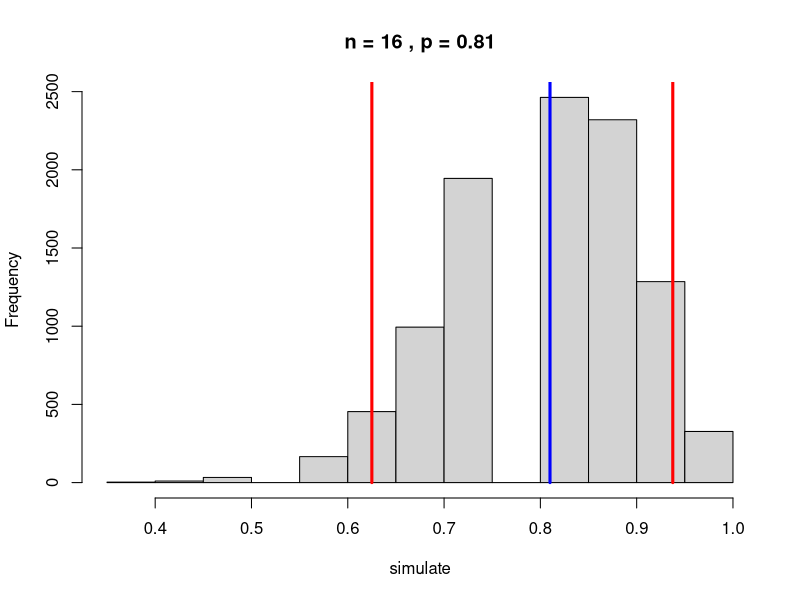
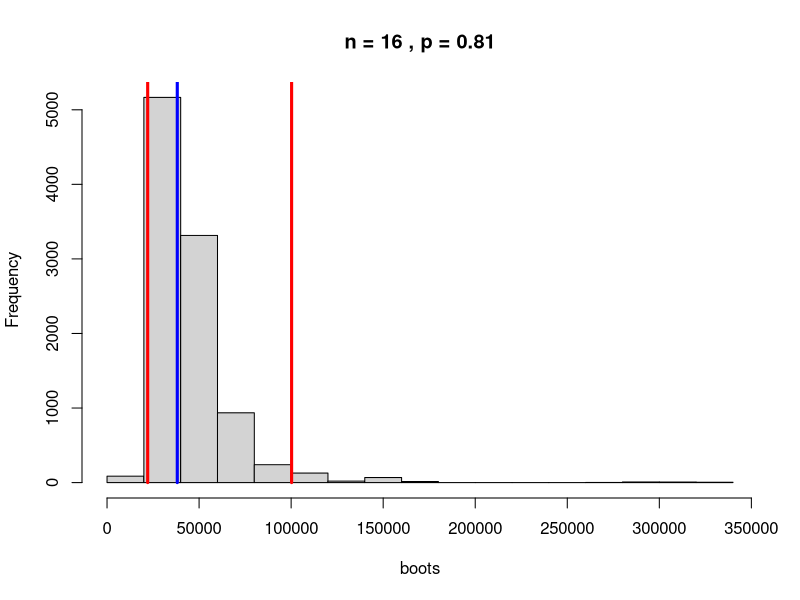

The R script that drew these images, in order:
## ---- chunk 1
p=0.81
n=16
x=13
simulate=rbinom(10000,n,p)/n
hist(simulate,  main = paste("n =", n, ", p =",p))
qs = quantile(simulate, prob = c(.05, .95))
lines(qs[1]*c(1,1), c(0,10^9), col = "red", lwd = 3)
lines(qs[2]*c(1,1), c(0,10^9), col = "red", lwd = 3)
lines(p*c(1,1),c(0,10^9),col = "blue", lwd= 3)

mean(simulate<qs)
## ---- chunk 2
#1) the number of pike in Lake Mendota is total_pop=38153.25
p_hat=8/547
total_pop=558/p_hat

#2)
boots=rep(1,10000)
for (i in 1:10000){
  #i
  d1=rpois(1,(547+558)/2)
  d2=rpois(1,(547+558)/2)
  #ii
  t2=rbinom(1,d2,d1/total_pop)
  #iii
  total_pop_hat=(d1*d2)/t2
  boots[i]=total_pop_hat
}

mean(boots>total_pop)

hist(boots,  main = paste("n =", n, ", p =",p))
qs = quantile(boots, prob = c(.025, .975))
lines(qs[1]*c(1,1), c(0,10^9), col = "red", lwd = 3)
lines(qs[2]*c(1,1), c(0,10^9), col = "red", lwd = 3)
lines(total_pop*c(1,1),c(0,10^9),col = "blue", lwd= 3)



#assumption: 
# 1, independence, the number of success is independence with each other. 
#2, we must have fixed period of time. 
## ---- chunk 3
se=.5/sqrt(111)
## ---- chunk 4
#a)
#h0, the probability to win a game is 0.5
#ha, the probability to win a game is significantly higher than 0.5. 
x=66
n=111
p=x/n
stimu=rbinom(1000000,n,0.5)/n
p1=mean(stimu>=p)
p1

#b)
p2=(1-pnorm(p,0.5,.5/sqrt(111)))
p2

#c)
sd=sd(stimu)
se=.5/sqrt(111)
sd
se
#d)
dx=13
dn=16
dp=13/16
stimulate=rbinom(10000,dn,0.5)/dn
dp1=mean(stimulate>=dp)
dp2=(1-pnorm(dp,0.5,.5/sqrt(dn)))
dse=.5/sqrt(dn)
dsd=sd(stimulate)


#e)
# the p value here is kind close.
p1
p2
 
#when n=16, the p1 is almost double of the p2. 
dp1
dp2

#every set of sd is almost same as se.
sd
se

dsd
dse

#the simulated data has standard deviation equal to .5/sqrt(n) is because that the difinition of sd is how measure of the amount of variation or dispersion of data, and while we doing the boots strapping, we create a set of data for stimulation. Therefore, the the standard error measures how far the sample mean of the data is likely to be from the true population mean, which means in the sitimulation/boots strping data, sd is same as se. 

